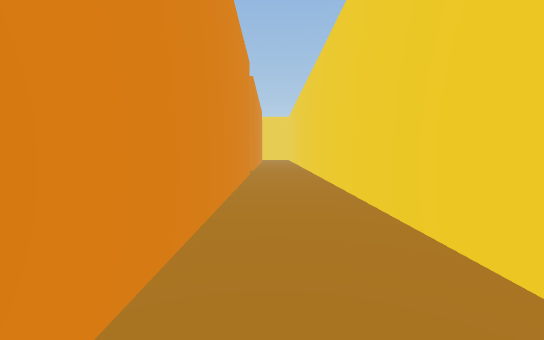
[1] (above)

24 first-person views from a walk through a Unity game level. The camera is 1.5 m above the floor, tilts 4° down and sees 90° across. The floor is counted in squares, 1.63 m on a side. Each view is taken from the middle of a square. On the plan, view 1 faces up. The plan holds only what a view shows up to about 11 squares ahead; the rest is blank. The place goes on beyond the plan. The player is left out.

[2]
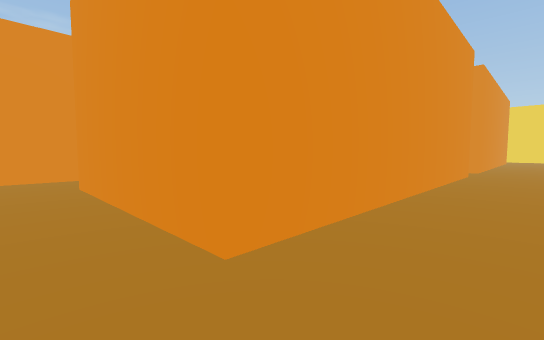

[3]
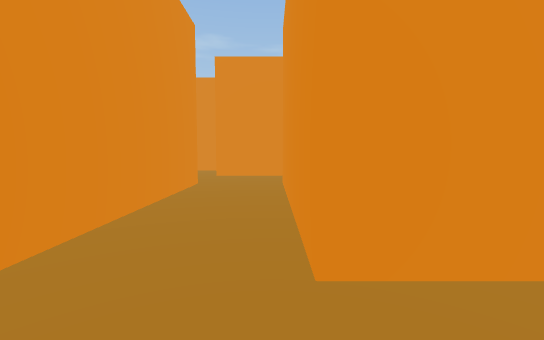

[4]
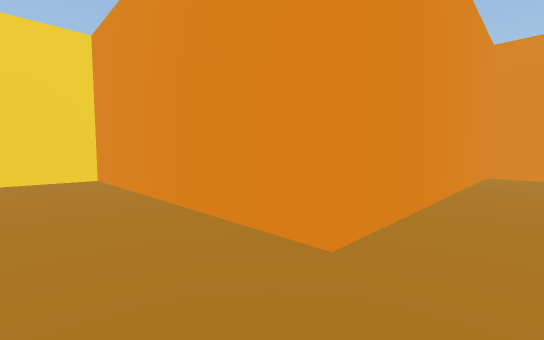

[5]
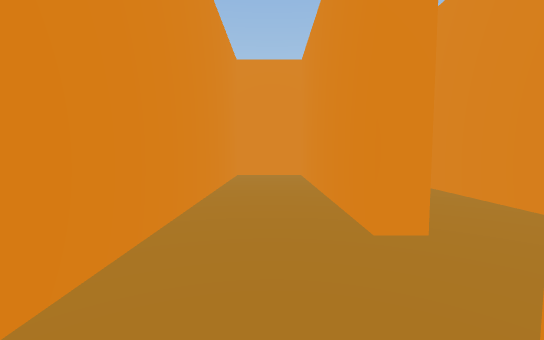

[6]
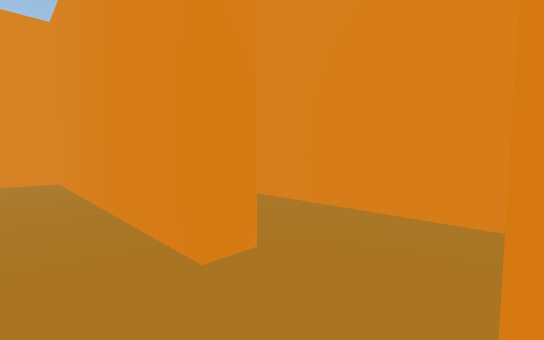

[7]
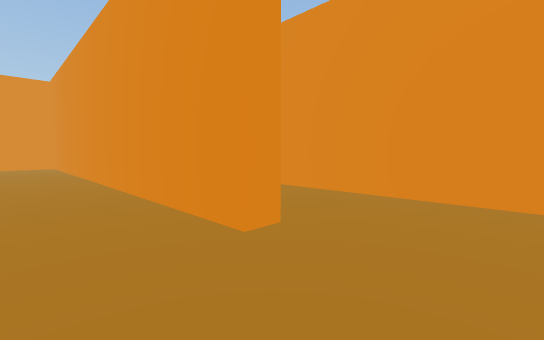

[8]
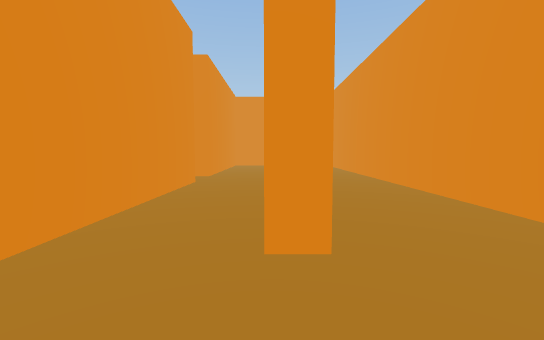

[9]
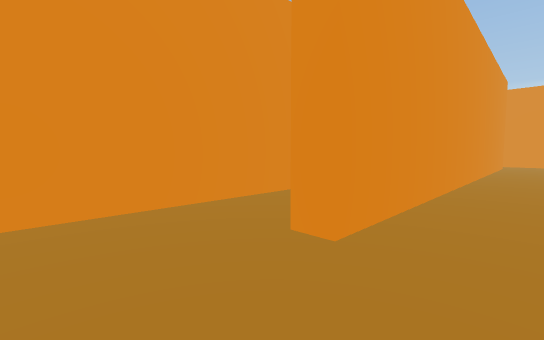

[10]
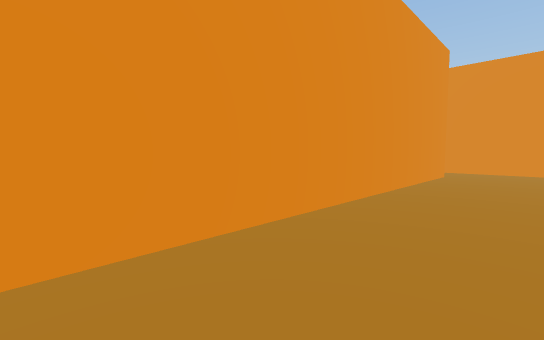

[11]
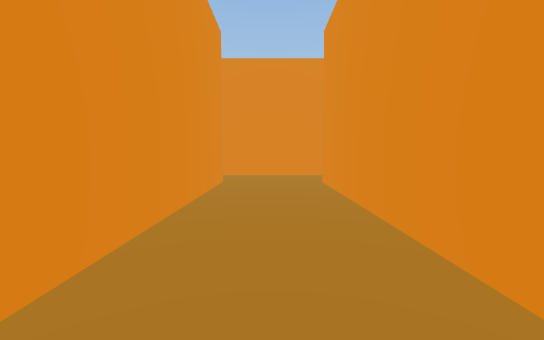

[12]
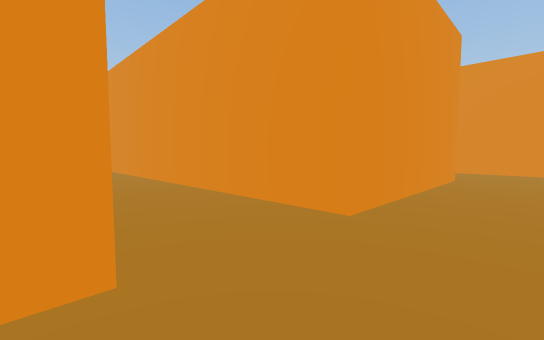

[13]
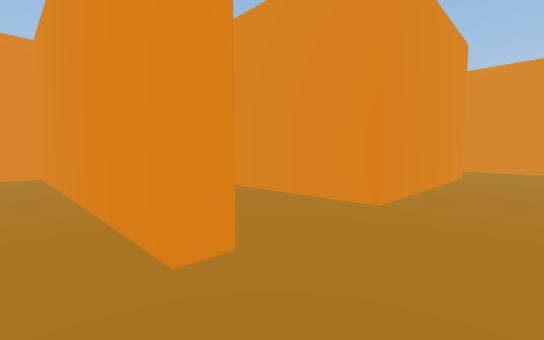

[14]
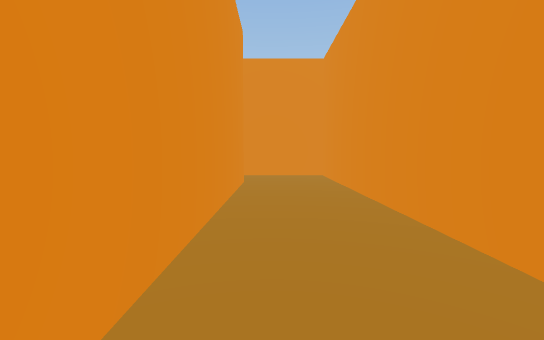

[15]
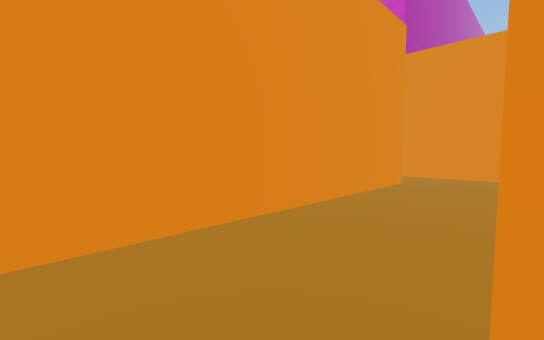

[16]
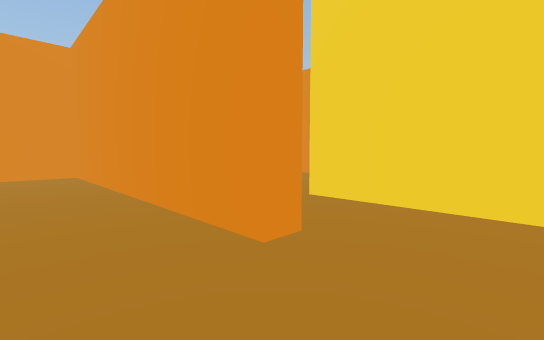

[17]
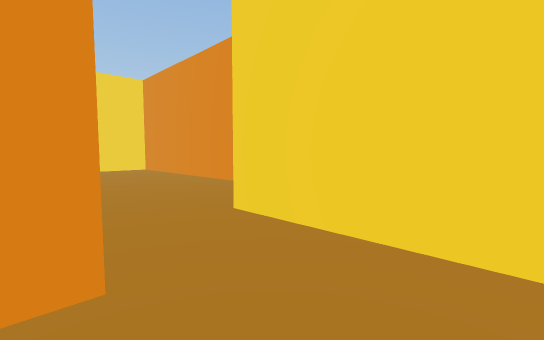

[18]
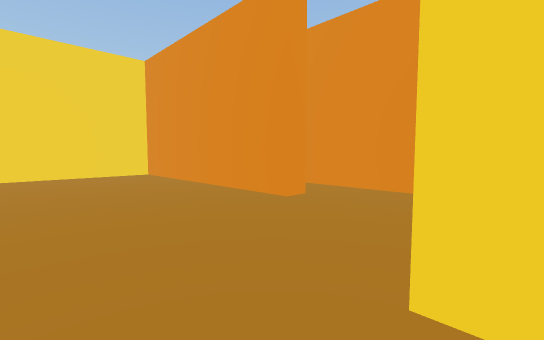

[19]
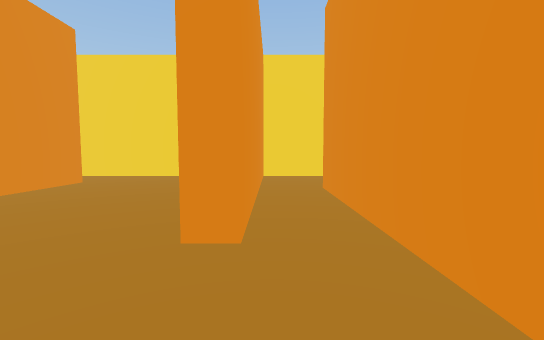

[20]
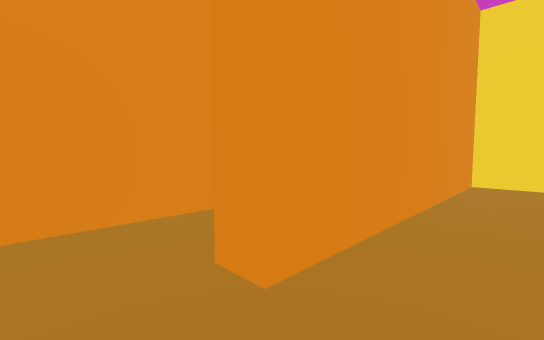

[21]
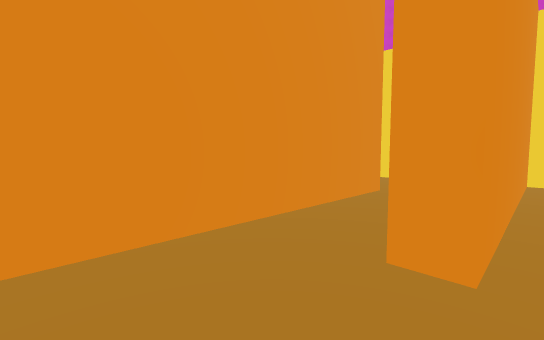

[22]
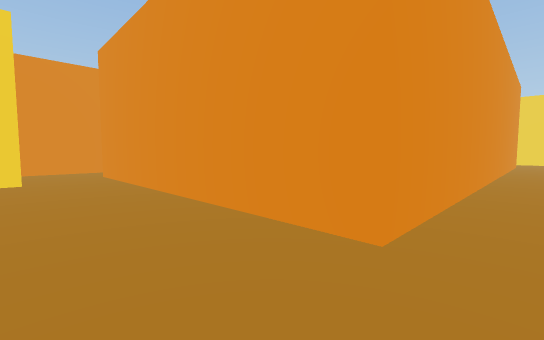

[23]
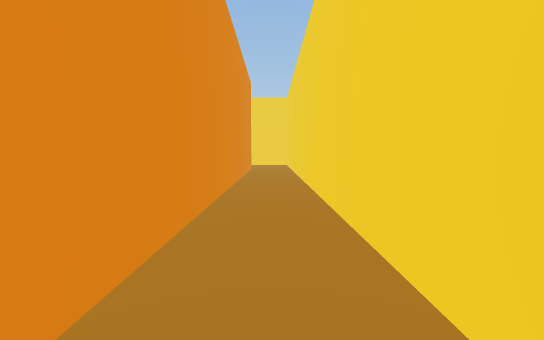

[24]
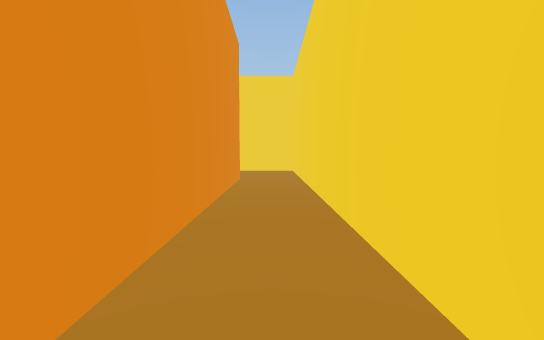

### Floor plan
Points are (right, up) in squares from view 1. A wall is a line through its corners. A room is listed if a view was taken in it or the views show most of it. See-through windows are left out.
Room 1 (views 1, 2, 3, 4, 5, 6)
walls: (1.7, 1.6) (1.7, 10.5); (-6.7, -2.1) (1.7, -2.1) (1.7, 0.1); (-0.9, 10.5) (-0.9, 0.3) (-6.9, 0.3); (-9.1, 0.8) (-9.1, -2.1)
ways out: opening at (-7.5, -2) to room 6
Room 2 (views 7, 8, 9, 10, 11, 12, 15)
walls: (-9.7, -5) (-9.7, -3.9) (-9.1, -3.9); (-9.7, -2.1) (-9.7, 6.1); (-6, -12) (-12.5, -12) (-12.5, 3.6) (-11.9, 3.6) (-11.9, -7.8); (-16.6, -14.3) (-12.1, -14.3); (-2.6, -14) (-2.6, -11.8); (-15.5, 6.1) (-15.5, -12) (-16.1, -12)
ways out: opening at (-16, -13.5) to room 3; opening at (-9, -3) to room 6
Room 3 (views 13, 14, 16)
walls: (-18.8, -5) (-18.8, -14.3) (-16.6, -14.3); (-16.1, -12) (-16.1, -2.7) (-18.6, -2.7)
ways out: opening at (-16, -13.5) to room 2; opening at (-19, -3.5) to room 4
Room 4 (views 17, 18)
walls: (-18.6, -2.7) (-21.6, -2.7) (-21.6, -6.5); (-19.4, -6.5) (-19.4, -5) (-18.8, -5)
ways out: opening at (-19, -3.5) to room 3; opening at (-20.5, -5.5) to room 5
Room 5 (views 19, 20, 21, 22, 23, 24)
walls: (-24.7, -16.6) (-24.7, -9.7) (-24.1, -9.7) (-24.1, -17) (-18, -17); (-21.6, -6.5) (-22.1, -6.5); (-15.1, -17) (-1.5, -17); (-27, -17) (-24.6, -17); (-24.9, -6.5) (-26.3, -6.5) (-26.3, -13.8) (-27, -13.8); (-28.7, -13.5) (-28.7, -16.1); (-2.1, -14.9) (-19.4, -14.9) (-19.4, -6.5)
ways out: opening at (-20.5, -5.5) to room 4; opening at (-28, -14); opening at (-1, -16)
Room 6 (no view inside)
walls: (-9.1, -3.9) (-9.1, -11.5) (-6.7, -11.5) (-6.7, -2.1)
ways out: opening at (-7.5, -2) to room 1; opening at (-9, -3) to room 2

Where each view was taken, in squares from view 1:
view 1: 0 up, 0 right, facing up
view 2: 1 down, 1 right, facing up-left
view 3: 0 up, 1 right, facing left
view 4: 0 up, 8 left, facing down-right
view 5: 1 down, 8 left, facing down
view 6: 2 down, 8 left, facing down-left
view 7: 6 up, 10 left, facing down-left
view 8: 6 up, 12 left, facing down
view 9: 6 up, 14 left, facing down-right
view 10: 1 down, 15 left, facing down-right
view 11: 4 down, 14 left, facing down
view 12: 14 down, 16 left, facing up-right
view 13: 14 down, 17 left, facing up-right
view 14: 13 down, 18 left, facing up
view 15: 13 down, 16 left, facing up-left
view 16: 3 down, 17 left, facing down-left
view 17: 3 down, 19 left, facing down-left
view 18: 6 down, 20 left, facing down-left
view 19: 7 down, 25 left, facing down
view 20: 15 down, 25 left, facing up-left
view 21: 16 down, 26 left, facing up-left
view 22: 16 down, 22 left, facing up-right
view 23: 16 down, 16 left, facing right
view 24: 16 down, 11 left, facing right
